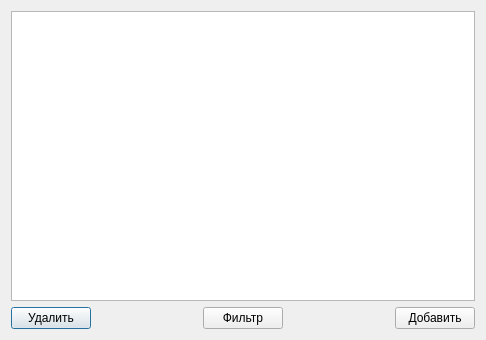
<?xml version="1.0" encoding="UTF-8"?>
<ui version="4.0">
 <class>TableVier</class>
 <widget class="QDialog" name="TableVier">
  <property name="geometry">
   <rect>
    <x>0</x>
    <y>0</y>
    <width>486</width>
    <height>340</height>
   </rect>
  </property>
  <property name="sizePolicy">
   <sizepolicy hsizetype="Preferred" vsizetype="Preferred">
    <horstretch>0</horstretch>
    <verstretch>0</verstretch>
   </sizepolicy>
  </property>
  <property name="focusPolicy">
   <enum>Qt::StrongFocus</enum>
  </property>
  <property name="contextMenuPolicy">
   <enum>Qt::DefaultContextMenu</enum>
  </property>
  <property name="windowTitle">
   <string>Dialog</string>
  </property>
  <layout class="QHBoxLayout" name="horizontalLayout_2">
   <item>
    <layout class="QVBoxLayout" name="verticalLayout">
     <item>
      <widget class="QTableView" name="tableView"/>
     </item>
     <item>
      <layout class="QHBoxLayout" name="horizontalLayout">
       <item alignment="Qt::AlignLeft">
        <widget class="QPushButton" name="Remove">
         <property name="text">
          <string>Удалить</string>
         </property>
        </widget>
       </item>
       <item alignment="Qt::AlignHCenter">
        <widget class="QPushButton" name="pushButton">
         <property name="text">
          <string>Фильтр</string>
         </property>
        </widget>
       </item>
       <item alignment="Qt::AlignRight">
        <widget class="QPushButton" name="Remove_2">
         <property name="text">
          <string>Добавить</string>
         </property>
        </widget>
       </item>
      </layout>
     </item>
    </layout>
   </item>
  </layout>
 </widget>
 <resources/>
 <connections/>
</ui>
